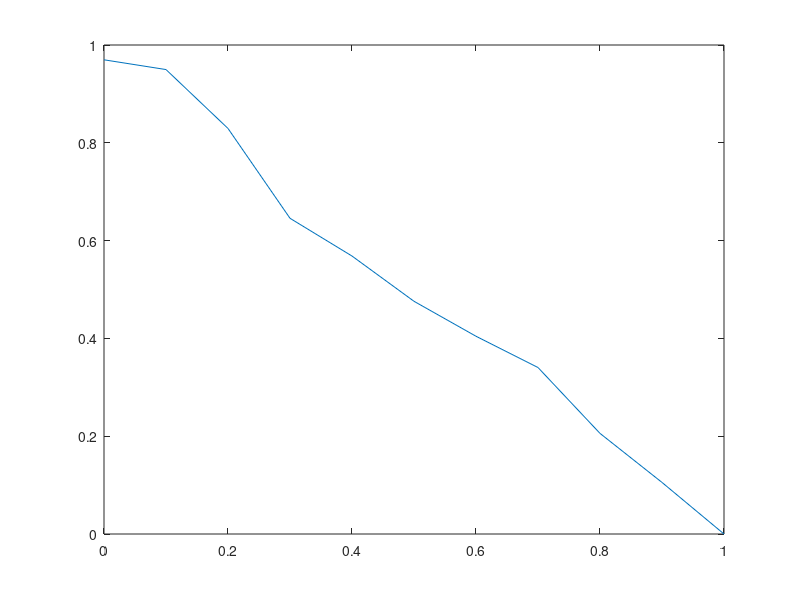

Write the MATLAB code that produced this figure.
%   多粒子1维随机游走，考虑吸附
%   画出粒子在每一步的吸附概率与扩散系数的关系
%   线性关系
clc;
clear;
pn=0:0.1:1;% 吸附概率
n = length(pn);
t=0;
for k=1:n % 每个概率进行模拟
    p=pn(k);%   概率
    N_T = 1000;%步数
    N = 500;%粒子数
    s2N = zeros(1,N_T+1);%  每一步的均方位移

    for i = 1:N %   多粒子
        s = 0; %    粒子的位置
        for j = 1:N_T % 游走
            m = rand();
            if(m<(1-p)/2)
                t=1;
            elseif(m<1-p)
                t=-1;
            else
                t=0;
            end
            s=s+t;
            s2N(j+1)=s2N(j+1)+s^2;
        end
    end
    s2N = s2N/N;
    D(k)=(s2N(N_T+1)-s2N(1))/N_T;%  扩散系数
end
plot(pn,D);%    画出吸附概率与扩散系数，线性    

